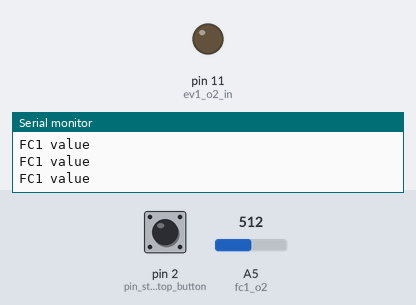
Simulated run of this sketch. Board: Arduino Uno, built with avr-gcc and run on an emulated ATmega328P. On the bench: output pins drawn as LEDs (lit = HIGH), the last lines printed to the serial monitor. Dashed ring = blinking. The test bench sets the inputs (shaded band); at power-on: pin 2 (pin_start_stop_button) HIGH, A5 (fc1_o2) = 512.

Above: at 3.2 s.
3.3 s: pin 2 (pin_start_stop_button) pulled LOW for 3.2 s
At 4.1 s:
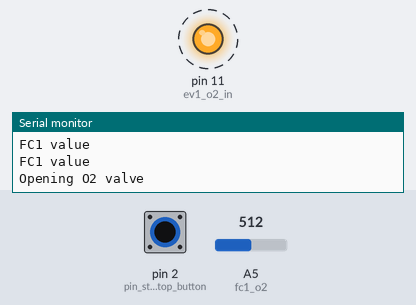
11.1 s: pin 2 (pin_start_stop_button) pulled LOW for 0.15 s
At 11.9 s:
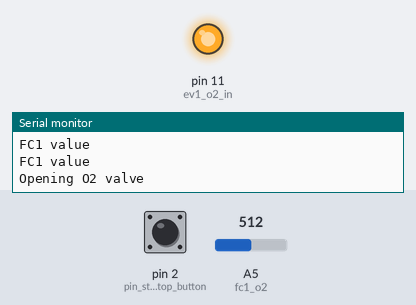
14.2 s: pin 2 (pin_start_stop_button) pulled LOW for 1 s
At 16.5 s:
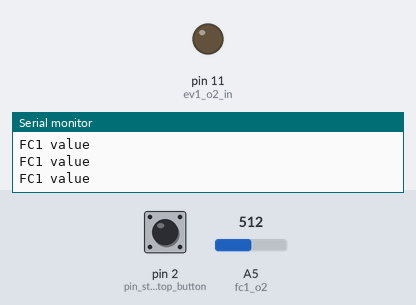
19.8 s: pin 2 (pin_start_stop_button) pulsed LOW 2 times (0.12 s each, 0.3 s apart)
At 20.6 s:
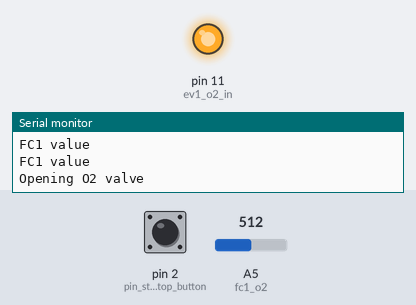
Timing chart, 0 to 22.8 s (numbered marks = the images above; inputs shaded):
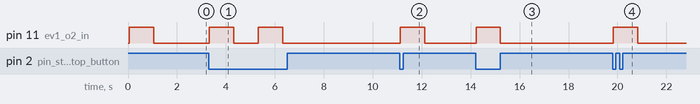

The sketch:

arduino.ino
```cpp
// (licence header left out)
// Set to 1 to enable serial debug, 0 to disable it
#define DEBUG 1
#define OPEN true
#define CLOSED false

/********************************/
/************ PINS **************/
/********************************/

/**
 * Pressure sensors pin numbers
 * These are read through I2C
 */
const int ps1_o2_in = 0;
const int ps2_air_in = 0;
const int ps3_mixed_gas_in = 0;
const int ps4_input_gas_in = 0;

/**
 * Eletro-valves pin numbers
 * These are activated through relay boards
 */
const int ev1_o2_in = 11;
const int ev2_air_in = 12;
const int ev3_mixed_gas_out = 13;
const int ev4_input_gas = 14;
const int ev5_output_gas = 15;

/**
 * Electro-valves status
 */
bool ev1_status = CLOSED;
bool ev2_status = CLOSED;
bool ev3_status = CLOSED;
bool ev4_status = CLOSED;
bool ev5_status = CLOSED;

/**
 * Flow-control flowmeter or rotameter.
 * These are to control and sense flow and handled through I2C
 * TODO: I'm temporarily using pure analog until I can get something
 * that has I2C compatibility
 */
const int fc1_o2 = A5;
const int fc2_air = A4;
const int fc3_gas = A3;

/**
 * Flow-control read values
 * Stored mostly for debugging and feedback purposes
 */
int fc1_value = 0;
int fc2_value = 0;

/**
 * Flow-control thresholds
 * These thresholds identified values that, when greater or equal, are
 * considered a positive flow
 */
const int fc1_active_threshold = 400;
const int fc2_active_threshold = 400;

/**
 * Possible pressure sensor used to sense if the patient is breathing
 * on her own
 */
const int s1_breathing = 0;

 /**
  * Actuator servo or stepper motor to inflate and deflate the AMBU bag
  */
const int act1_ambu = 0;

/*********************************************/
/************ GENERAL VARIABLES **************/
/*********************************************/
bool diagnostic_errors = false;

// Start/stop (probably temporary)
const int pin_start_stop_button = 2;
volatile bool poweredOn = false;

/**
 * Initial setup code
 * This will run only once
 */
void setup() {

  // Initialize serial object
  #ifdef DEBUG
  Serial.begin(9600);
  #endif

  debug("Initializing Respirator Project - v0.0.1");
  debug("https://github.com/nvarcha/respirator");

  // Configure the following pins as output pins
  pinMode(ev1_o2_in, OUTPUT);

  // Configure the following pins as input pins
  // INPUT_PULLUP inverts the behaviour so HIGH means off and LOW means on
  pinMode(pin_start_stop_button, INPUT_PULLUP);

  // Configure interrupt to read on/off button
  attachInterrupt(digitalPinToInterrupt(pin_start_stop_button), togglePower, CHANGE);

  // Run initial diagnostics
  startupDiagnostics();
}

/**
 * Switches power on and off
 * This is not that important. You can always unplug it from the outlet
 * and make it start automatically, but during development it's easier
 */
void togglePower() {
 poweredOn = digitalRead(pin_start_stop_button) == LOW;
}

/**
 * Main loop
 * This is repeated forever as long as the board has power
 */
void loop() {

  // Skip look if we had diagnostic errors
  if (diagnostic_errors) {
    return;
  }

  fc1Read();
  debug("FC1 value");
  debug(fc1_value);

  // Early out if we're powered off
  if (!poweredOn) {
    return;
  }

  ev1Open();
  delay(1000);
  ev1Close();
  delay(1000);
}

/**
 * Run all initial diagnostics
 * The idea is to be able to test each element. Some will require human intervention
 * to asses the result. Others, a self-diagnosis may be possible.
 */
void startupDiagnostics() {
  debug("Starting diagnostics");

  // TEST O2 intake
  // Open O2 valve and wait
  ev1Open();
  delay(1000);

  // Check O2 flowmeter
  fc1Read();

  // Are we getting a positive flow?
  if (!fc1Positive()) {
    // If not, alert (sound, email, whatever)
    debug("****** ERROR: O2 FLOW CONTROL NOT POSITIVE ******");
    diagnostic_errors = true;
  }

  // Close O2 valve
  ev1Close();

  // TEST Air intake
  // Open Air valve
  ev2Open();
  delay(1000);

  // Check Air flowmeter
  fc2Read();

  // Are we getting a positive flow?
  if (!fc2Positive()) {
    // If not, alert (sound, email, whatever)
    debug("****** ERROR: AIR FLOW CONTROL NOT POSITIVE ******");
    diagnostic_errors = true;
  }

  // Close Air valve
  ev2Close();

  if (diagnostic_errors) {
    debug("Diagnostic errors detected. Cannot start. Read the log and fix");
  }
}

/**
 * Simple debug using Serial.println
 * It's wrapped inside an #ifdef DEBUG to easily remove outputs
 */
void debug(const char *text) {
  #ifdef DEBUG
  Serial.println(text);
  #endif
}

/*********************************/
/**** Electro vale operations ****/
/*********************************/
void ev1Open() {
  debug("Opening O2 valve");
  digitalWrite(ev1_o2_in, HIGH);
  ev1_status = OPEN;
}

void ev1Close() {
  debug("Closing O2 valve");
  digitalWrite(ev1_o2_in, LOW);
  ev1_status = CLOSED;
}

void ev2Open() {
  debug("Opening Air valve");
  digitalWrite(ev2_air_in, HIGH);
  ev2_status = OPEN;
}

void ev2Close() {
  debug("Closing Air valve");
  digitalWrite(ev2_air_in, LOW);
  ev2_status = CLOSED;
}

/*********************************/
/**** Flow control operations ****/
/*********************************/

/**
 * Read the FC1 value
 */
void fc1Read() {
  fc1_value = analogRead(fc1_o2);
}

/**
 * Read the FC2 value
 */
void fc2Read() {
  fc2_value = analogRead(fc2_air);
}

/**
 * Returns true when the value of the FC1 is
 * equal or greater than the specified threshold
 */
bool fc1Positive() {
  return (fc1_value >= fc1_active_threshold);
}

/**
 * Returns true when the value of the FC2 is
 * equal or greater than the specified threshold
 */
bool fc2Positive() {
  return (fc2_value >= fc2_active_threshold);
}
```

Measured:
- after the input at 3.3 s, pin 11 (ev1_o2_in): alternates HIGH for 1.0 s and LOW for 1.0 s, 4 changes in all, then stays LOW, starting at once
- after the input at 11.1 s, pin 11 (ev1_o2_in): LOW → HIGH at once, → LOW 1.0 s later
- after the input at 14.2 s, pin 11 (ev1_o2_in): LOW → HIGH at once, → LOW 1.0 s later
- after the input at 19.8 s, pin 11 (ev1_o2_in): LOW → HIGH at once, → LOW 1.0 s later
